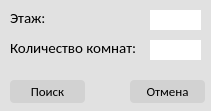
<?xml version="1.0" encoding="UTF-8"?>
<ui version="4.0">
 <class>SearchFlat</class>
 <widget class="QDialog" name="SearchFlat">
  <property name="geometry">
   <rect>
    <x>0</x>
    <y>0</y>
    <width>211</width>
    <height>111</height>
   </rect>
  </property>
  <property name="minimumSize">
   <size>
    <width>211</width>
    <height>111</height>
   </size>
  </property>
  <property name="maximumSize">
   <size>
    <width>211</width>
    <height>111</height>
   </size>
  </property>
  <property name="windowTitle">
   <string>Поиск в картотеке</string>
  </property>
  <property name="windowIcon">
   <iconset resource="../resource/res.qrc">
    <normaloff>:/new/window_icons/icons/card.png</normaloff>:/new/window_icons/icons/card.png</iconset>
  </property>
  <property name="styleSheet">
   <string notr="true">QDialog{
background: rgb(225, 225, 225);
}

QPushButton{
background: rgb(210,210,210);
border: none;
border-radius: 4px;
font-family: Calibri;
font-size: 10pt;
}
QPushButton:hover{
background: rgb(195, 195, 195);
}

QLineEdit {
border: none;
}

QLabel{
font-size: 11pt;
font-family: Calibri;
}</string>
  </property>
  <widget class="QLabel" name="label">
   <property name="geometry">
    <rect>
     <x>10</x>
     <y>40</y>
     <width>131</width>
     <height>16</height>
    </rect>
   </property>
   <property name="text">
    <string>Количество комнат:</string>
   </property>
  </widget>
  <widget class="QLabel" name="label_2">
   <property name="geometry">
    <rect>
     <x>10</x>
     <y>10</y>
     <width>131</width>
     <height>16</height>
    </rect>
   </property>
   <property name="text">
    <string>Этаж:</string>
   </property>
  </widget>
  <widget class="QLineEdit" name="rooms_line">
   <property name="geometry">
    <rect>
     <x>150</x>
     <y>40</y>
     <width>51</width>
     <height>20</height>
    </rect>
   </property>
   <property name="maxLength">
    <number>2</number>
   </property>
   <property name="alignment">
    <set>Qt::AlignRight|Qt::AlignTrailing|Qt::AlignVCenter</set>
   </property>
  </widget>
  <widget class="QLineEdit" name="block_line">
   <property name="geometry">
    <rect>
     <x>150</x>
     <y>10</y>
     <width>51</width>
     <height>20</height>
    </rect>
   </property>
   <property name="maxLength">
    <number>3</number>
   </property>
   <property name="alignment">
    <set>Qt::AlignRight|Qt::AlignTrailing|Qt::AlignVCenter</set>
   </property>
  </widget>
  <widget class="QPushButton" name="search_button">
   <property name="geometry">
    <rect>
     <x>10</x>
     <y>80</y>
     <width>75</width>
     <height>23</height>
    </rect>
   </property>
   <property name="text">
    <string>Поиск</string>
   </property>
  </widget>
  <widget class="QPushButton" name="cancel_button">
   <property name="geometry">
    <rect>
     <x>130</x>
     <y>80</y>
     <width>75</width>
     <height>23</height>
    </rect>
   </property>
   <property name="text">
    <string>Отмена</string>
   </property>
  </widget>
 </widget>
 <resources>
  <include location="../resource/res.qrc"/>
 </resources>
 <connections/>
</ui>
